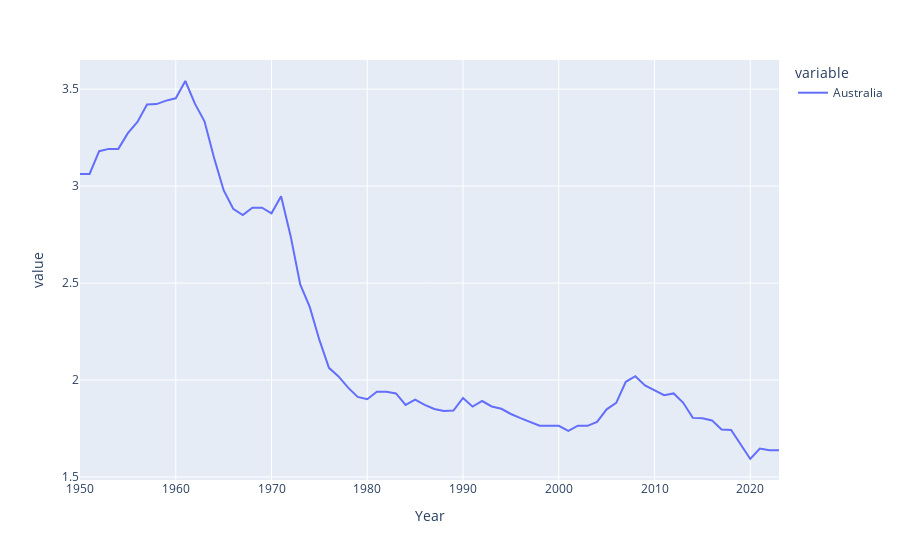
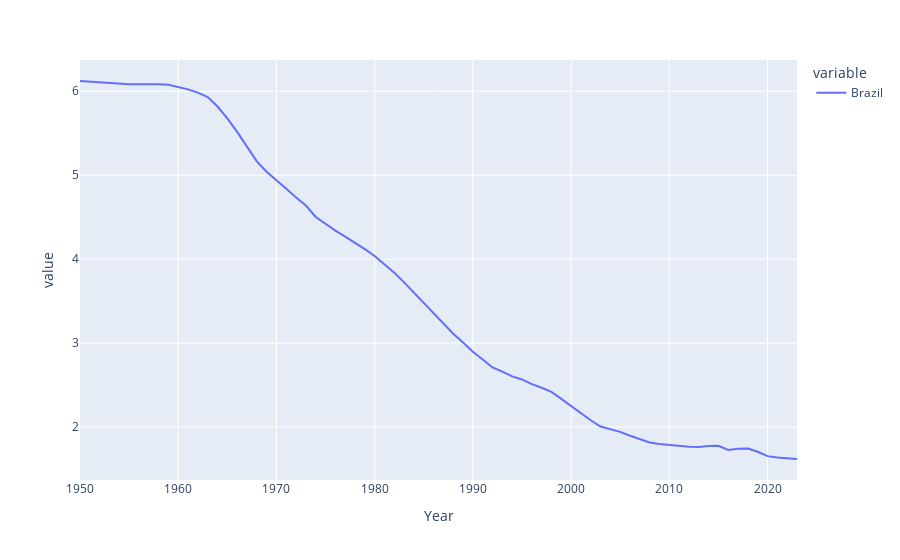
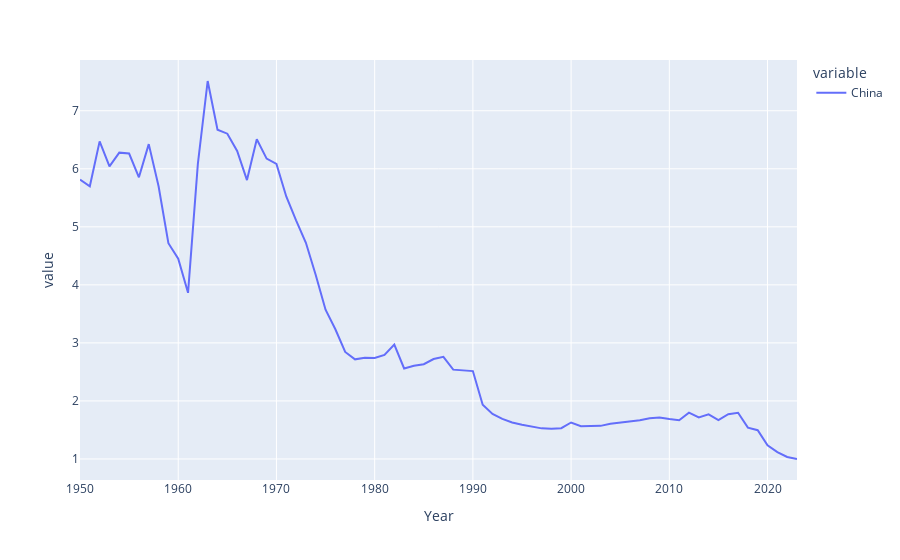
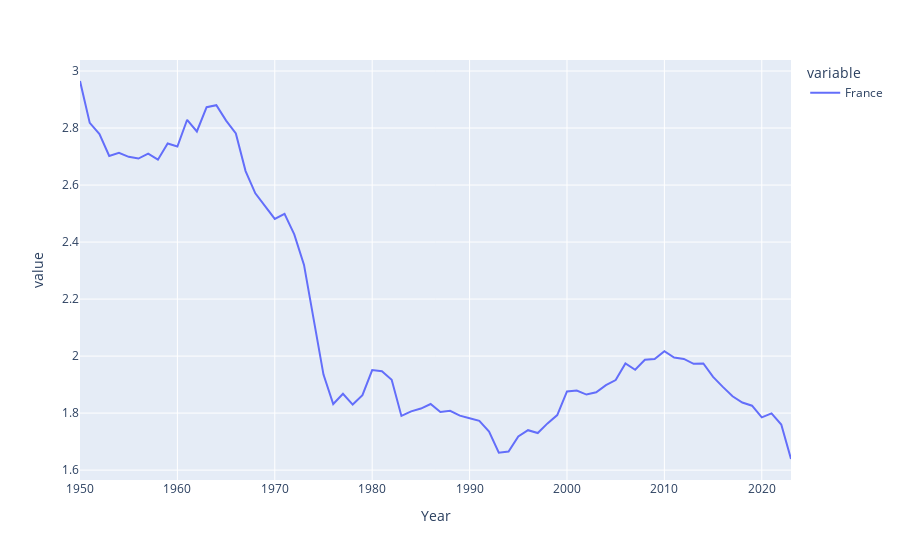

The notebook cell these images were saved under, in order:
### Markdown cell above
- Tracer l’évolution des données au fil du temps

### Code cell
import plotly.express as px
for col in df.columns:
    fig = px.line(df[col], facet_col_wrap=1)
    fig.update_yaxes(matches=None)
    fig.show()

fig = px.line(df, facet_col_wrap=1)
fig.update_yaxes(matches=None)
fig.show()

### Figure 1 — Plotly figure (JSON) as saved in the notebook; plotly's stock layout.template omitted (floating-point values rounded to 4 significant figures)
{"data": [{"hovertemplate": "variable=Australia<br>Year=%{x}<br>value=%{y}<extra></extra>", "legendgroup": "Australia", "line": {"color": "#636efa", "dash": "solid"}, "marker": {"symbol": "circle"}, "mode": "lines", "name": "Australia", "orientation": "v", "showlegend": true, "type": "scatter", "x": [1950, 1951, 1952, 1953, 1954, 1955, 1956, 1957, 1958, 1959, 1960, 1961, 1962, 1963, 1964, 1965, 1966, 1967, 1968, 1969, 1970, 1971, 1972, 1973, 1974, 1975, 1976, 1977, 1978, 1979, 1980, 1981, 1982, 1983, 1984, 1985, 1986, 1987, 1988, 1989, 1990, 1991, 1992, 1993, 1994, 1995, 1996, 1997, 1998, 1999, 2000, 2001, 2002, 2003, 2004, 2005, 2006, 2007, 2008, 2009, 2010, 2011, 2012, 2013, 2014, 2015, 2016, 2017, 2018, 2019, 2020, 2021, 2022, 2023], "xaxis": "x", "y": [3.063, 3.063, 3.18, 3.192, 3.192, 3.273, 3.331, 3.421, 3.423, 3.441, 3.453, 3.542, 3.425, 3.334, 3.146, 2.979, 2.883, 2.851, 2.889, 2.889, 2.86, 2.948, 2.742, 2.493, 2.376, 2.207, 2.063, 2.019, 1.961, 1.913, 1.901, 1.94, 1.94, 1.931, 1.872, 1.899, 1.872, 1.851, 1.84, 1.843, 1.908, 1.863, 1.892, 1.864, 1.852, 1.825, 1.804, 1.783, 1.765, 1.764, 1.764, 1.738, 1.765, 1.764, 1.784, 1.849, 1.882, 1.991, 2.02, 1.972, 1.948, 1.922, 1.931, 1.883, 1.805, 1.803, 1.792, 1.745, 1.743, 1.666, 1.593, 1.647, 1.638, 1.638], "yaxis": "y"}], "layout": {"legend": {"title": {"text": "variable"}, "tracegroupgap": 0}, "margin": {"t": 60}, "xaxis": {"anchor": "y", "domain": [0, 1], "title": {"text": "Year"}}, "yaxis": {"anchor": "x", "domain": [0, 1], "title": {"text": "value"}}}}

### Figure 2 — Plotly figure (JSON) as saved in the notebook; plotly's stock layout.template omitted (floating-point values rounded to 4 significant figures)
{"data": [{"hovertemplate": "variable=Brazil<br>Year=%{x}<br>value=%{y}<extra></extra>", "legendgroup": "Brazil", "line": {"color": "#636efa", "dash": "solid"}, "marker": {"symbol": "circle"}, "mode": "lines", "name": "Brazil", "orientation": "v", "showlegend": true, "type": "scatter", "x": [1950, 1951, 1952, 1953, 1954, 1955, 1956, 1957, 1958, 1959, 1960, 1961, 1962, 1963, 1964, 1965, 1966, 1967, 1968, 1969, 1970, 1971, 1972, 1973, 1974, 1975, 1976, 1977, 1978, 1979, 1980, 1981, 1982, 1983, 1984, 1985, 1986, 1987, 1988, 1989, 1990, 1991, 1992, 1993, 1994, 1995, 1996, 1997, 1998, 1999, 2000, 2001, 2002, 2003, 2004, 2005, 2006, 2007, 2008, 2009, 2010, 2011, 2012, 2013, 2014, 2015, 2016, 2017, 2018, 2019, 2020, 2021, 2022, 2023], "xaxis": "x", "y": [6.122, 6.115, 6.102, 6.093, 6.087, 6.084, 6.083, 6.084, 6.083, 6.077, 6.051, 6.022, 5.984, 5.93, 5.818, 5.677, 5.516, 5.336, 5.165, 5.041, 4.934, 4.838, 4.735, 4.638, 4.502, 4.415, 4.339, 4.267, 4.195, 4.12, 4.037, 3.943, 3.838, 3.723, 3.6, 3.48, 3.361, 3.232, 3.112, 3.007, 2.896, 2.805, 2.71, 2.66, 2.603, 2.567, 2.511, 2.468, 2.418, 2.335, 2.247, 2.162, 2.081, 2.006, 1.973, 1.942, 1.896, 1.854, 1.815, 1.799, 1.786, 1.777, 1.766, 1.761, 1.775, 1.777, 1.727, 1.74, 1.744, 1.705, 1.653, 1.638, 1.629, 1.619], "yaxis": "y"}], "layout": {"legend": {"title": {"text": "variable"}, "tracegroupgap": 0}, "margin": {"t": 60}, "xaxis": {"anchor": "y", "domain": [0, 1], "title": {"text": "Year"}}, "yaxis": {"anchor": "x", "domain": [0, 1], "title": {"text": "value"}}}}

### Figure 3 — Plotly figure (JSON) as saved in the notebook; plotly's stock layout.template omitted (floating-point values rounded to 4 significant figures)
{"data": [{"hovertemplate": "variable=China<br>Year=%{x}<br>value=%{y}<extra></extra>", "legendgroup": "China", "line": {"color": "#636efa", "dash": "solid"}, "marker": {"symbol": "circle"}, "mode": "lines", "name": "China", "orientation": "v", "showlegend": true, "type": "scatter", "x": [1950, 1951, 1952, 1953, 1954, 1955, 1956, 1957, 1958, 1959, 1960, 1961, 1962, 1963, 1964, 1965, 1966, 1967, 1968, 1969, 1970, 1971, 1972, 1973, 1974, 1975, 1976, 1977, 1978, 1979, 1980, 1981, 1982, 1983, 1984, 1985, 1986, 1987, 1988, 1989, 1990, 1991, 1992, 1993, 1994, 1995, 1996, 1997, 1998, 1999, 2000, 2001, 2002, 2003, 2004, 2005, 2006, 2007, 2008, 2009, 2010, 2011, 2012, 2013, 2014, 2015, 2016, 2017, 2018, 2019, 2020, 2021, 2022, 2023], "xaxis": "x", "y": [5.813, 5.699, 6.472, 6.042, 6.278, 6.263, 5.854, 6.425, 5.698, 4.718, 4.451, 3.863, 6.085, 7.513, 6.672, 6.605, 6.307, 5.806, 6.508, 6.175, 6.085, 5.523, 5.112, 4.726, 4.17, 3.571, 3.235, 2.844, 2.716, 2.745, 2.739, 2.792, 2.972, 2.559, 2.607, 2.633, 2.721, 2.76, 2.539, 2.52, 2.514, 1.934, 1.776, 1.691, 1.628, 1.588, 1.554, 1.527, 1.522, 1.53, 1.628, 1.563, 1.566, 1.57, 1.605, 1.624, 1.644, 1.666, 1.701, 1.714, 1.687, 1.668, 1.798, 1.714, 1.769, 1.67, 1.772, 1.795, 1.539, 1.496, 1.236, 1.117, 1.034, 0.999], "yaxis": "y"}], "layout": {"legend": {"title": {"text": "variable"}, "tracegroupgap": 0}, "margin": {"t": 60}, "xaxis": {"anchor": "y", "domain": [0, 1], "title": {"text": "Year"}}, "yaxis": {"anchor": "x", "domain": [0, 1], "title": {"text": "value"}}}}

### Figure 4 — Plotly figure (JSON) as saved in the notebook; plotly's stock layout.template omitted (floating-point values rounded to 4 significant figures)
{"data": [{"hovertemplate": "variable=France<br>Year=%{x}<br>value=%{y}<extra></extra>", "legendgroup": "France", "line": {"color": "#636efa", "dash": "solid"}, "marker": {"symbol": "circle"}, "mode": "lines", "name": "France", "orientation": "v", "showlegend": true, "type": "scatter", "x": [1950, 1951, 1952, 1953, 1954, 1955, 1956, 1957, 1958, 1959, 1960, 1961, 1962, 1963, 1964, 1965, 1966, 1967, 1968, 1969, 1970, 1971, 1972, 1973, 1974, 1975, 1976, 1977, 1978, 1979, 1980, 1981, 1982, 1983, 1984, 1985, 1986, 1987, 1988, 1989, 1990, 1991, 1992, 1993, 1994, 1995, 1996, 1997, 1998, 1999, 2000, 2001, 2002, 2003, 2004, 2005, 2006, 2007, 2008, 2009, 2010, 2011, 2012, 2013, 2014, 2015, 2016, 2017, 2018, 2019, 2020, 2021, 2022, 2023], "xaxis": "x", "y": [2.965, 2.818, 2.779, 2.702, 2.713, 2.699, 2.693, 2.71, 2.689, 2.746, 2.735, 2.829, 2.788, 2.873, 2.88, 2.826, 2.781, 2.649, 2.571, 2.526, 2.481, 2.499, 2.427, 2.32, 2.125, 1.935, 1.832, 1.868, 1.83, 1.863, 1.951, 1.947, 1.917, 1.79, 1.806, 1.816, 1.832, 1.804, 1.808, 1.791, 1.782, 1.773, 1.735, 1.661, 1.665, 1.718, 1.74, 1.73, 1.764, 1.793, 1.876, 1.879, 1.865, 1.873, 1.898, 1.916, 1.974, 1.952, 1.987, 1.99, 2.017, 1.995, 1.99, 1.973, 1.974, 1.927, 1.892, 1.859, 1.837, 1.826, 1.785, 1.799, 1.76, 1.639], "yaxis": "y"}], "layout": {"legend": {"title": {"text": "variable"}, "tracegroupgap": 0}, "margin": {"t": 60}, "xaxis": {"anchor": "y", "domain": [0, 1], "title": {"text": "Year"}}, "yaxis": {"anchor": "x", "domain": [0, 1], "title": {"text": "value"}}}}
